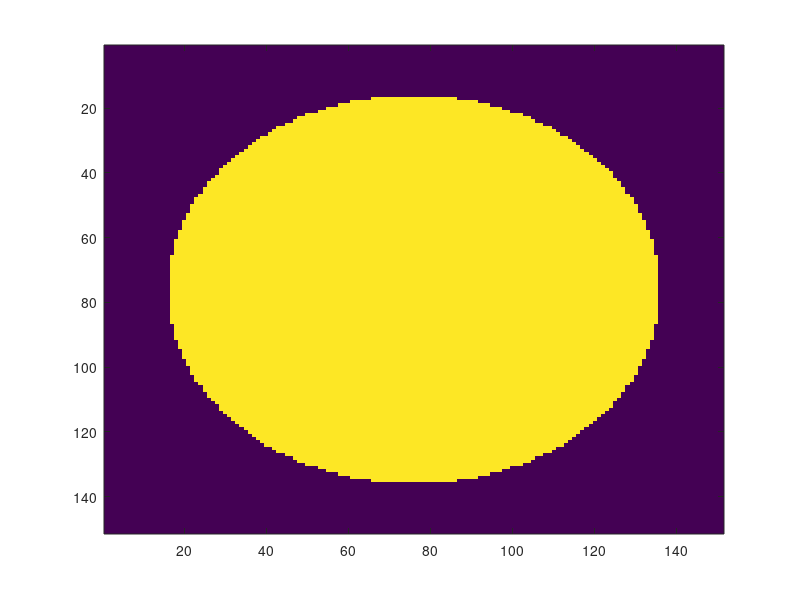
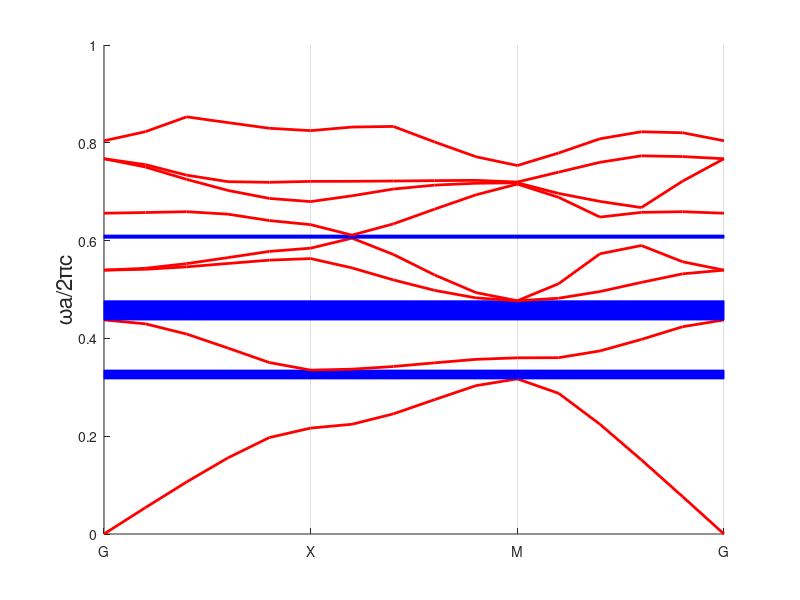

Source code (MATLAB) for these figures, in order: (Note: this script raises an error after producing the figures.)
%Programa para calcular la estructura de bandas de un cristal
%Fot?nico 2D por medio del m?todo de ondas planas PWE
%Referencia: Photonics Crystals, Physics and practical modeling
%Igor A. Sukhoivanov and Igor V. Guryev
%Por: Hern?n Alejandro G?mez Urrea


%Input parameters: PhC period, radius of an
%element, permittivities
%Output data: The band structure of the 2D PhC.
clear all;

%Variables l1 and l2 contain thicknesses of each
%layer within unit cell

global numG
global kxx
global kyy
global Vs
global in1
global G

%The variable a defines the period of the structure.
%It influences on results in case of the frequency
%normalization.
a=1e-6; % in meters
%The variable r contains elements radius. Here it is
%defined as a part of the period.
r=0.4*a; % in meters
%The variable eps1 contains the information about
%the relative background material permittivity.
eps1=9;
%The variable eps2 contains the information about
%permittivity of the elements composing PhC. In our
%case permittivities are set to form the structure
%perforated membrane
eps2=1;
%The variable precis defines the number of k-vector
%points between high symmetry points
precis=5;%5
%The variable nG defines the number of plane waves.
%Since the number of plane waves cannot be
%arbitrary value and should be zero-symmetric, the
%total number of plane waves may be determined
%as (nG*2-1)^2
nG=4; %4
%The variable precisStruct defines contains the
%number of nodes of discretization mesh inside in
%unit cell discretization mesh elements.
precisStruct=150;
%The following loop carries out the definition
%of the unit cell. The definition is being
%made in discreet form by setting values of inversed

%dielectric function to mesh nodes.
nx=1;
for countX=-a/2:a/precisStruct:a/2
ny=1;
    for countY=-a/2:a/precisStruct:a/2
%The following condition allows to define the circle
%with of radius r
        if(sqrt(countX^2+countY^2)<r)
%Setting the value of the inversed dielectric
%function to the mesh node
            struct(nx,ny)=1/eps2;
%Saving the node coordinate
            xSet(nx)=countX;
            ySet(ny)=countY;
        else
            struct(nx,ny)=1/eps1;
            xSet(nx)=countX;
            ySet(ny)=countY;
        end
        ny=ny+1; 
    end
    nx=nx+1; 
end

imagesc(struct); %Para visualizar la estructura

%The computation of the area of the mesh cell. It is
%necessary for further computation of the Fourier
%expansion coefficients.
dS=(a/precisStruct)^2;%Lo estamos tomando sobre la divisi?n mas
%peque?a
%Forming 2D arrays of nods coordinates
xMesh=meshgrid(xSet(1:length(xSet)-1));%note que este es un vector fila
yMesh=meshgrid(ySet(1:length(ySet)-1))';%note que este es un vector columna
%En Matlab la coma indica esto
%Transforming values of inversed dielectric function
%for the convenience of further computation
structMesh=struct(1:length(xSet)-1,...
       1:length(ySet)-1)*dS/(max(xSet)-min(xSet))^2;%Esto para la 
   %integracion
%Defining the k-path within the Brilluoin zone. The
%k-path includes all high symmetry points and precis
%points between them
%Se parametriza teniendo en cuenta precis, est? me dar? el n?mero 
%de puntos a considerar
%Note que se construye kx y ky de tal manera que contengan todo el conjunto

%GX En este ky=0 para todo kx entre 0 y pi/a

kx(1:precis+1)=0:pi/a/precis:pi/a;
ky(1:precis+1)=zeros(1,precis+1);
%XM
%En este camino kx=pi/a para todo  ky entre 0 y pi/a
kx(precis+2:precis+precis+1)=pi/a;
ky(precis+2:precis+precis+1)=...
                       pi/a/precis:pi/a/precis:pi/a;
%MG 
%En este tenemos una l?nea recta que se recorre desde (pi/a,pi/a) hasta 
% (0,0), por eso el menos en el contador, para este caso kx=ky
kx(precis+2+precis:precis+precis+1+precis)=...
                    pi/a-pi/a/precis:-pi/a/precis:0;
ky(precis+2+precis:precis+precis+1+precis)=...
                    pi/a-pi/a/precis:-pi/a/precis:0;
%After the following loop, the variable numG will
%contain real number of plane waves used in the
%Fourier expansion
numG=1;
%The following loop forms the set of reciprocal
%lattice vectors.
for Gx=-nG*2*pi/a:2*pi/a:nG*2*pi/a
    for Gy=-nG*2*pi/a:2*pi/a:nG*2*pi/a
        G(numG,1)=Gx;
        G(numG,2)=Gy;
        numG=numG+1;
    end
end

%The next loop computes the Fourier expansion
%coefficients which will be used for matrix
%differential operator computation.
for countG=1:numG-1
  for countG1=1:numG-1
     CN2D_N(countG,countG1)=sum(sum(structMesh.*...
     exp(1i*((G(countG,1)-G(countG1,1))*...
     xMesh+(G(countG,2)-G(countG1,2))*yMesh))));
  end
end
%The next loop computes matrix differential operator
%in case of TE mode. The computation
%is carried out for each of earlier defined
%wave vectors.
for countG=1:numG-1
 for countG1=1:numG-1
  for countK=1:length(kx)%este cuenta sobre los vectores de en la ZIB
   M(countK,countG,countG1)=...
CN2D_N(countG,countG1)*((kx(countK)+G(countG,1))*...
                       (kx(countK)+G(countG1,1))+...
(ky(countK)+G(countG,2))*(ky(countK)+G(countG1,2)));

  end
 end
end
%The computation of eigen-states is also carried
%out for all wave vectors in the k-path.
for countK=1:length(kx)
%Taking the matrix differential operator for current
%wave vector.
  MM(:,:)=M(countK,:,:);
%Computing the eigen-vectors and eigen-states of
%the matrix
  [D V]=eig(MM);
%Transforming matrix eigen-states to the form of
%normalized frequency.
  dispe(:,countK)=sqrt(V*ones(length(V),1))*a/2/pi;
end


%Plotting the band structure
%Creating the output field
figure(3);
%Creating axes for the band structure output.
ax1=axes;
%Setting the option
%drawing without cleaning the plot
hold on;
%Plotting the first 8 bands
for u=1:8
  plot(abs(dispe(u,:)),'r','LineWidth',2);
%If there are the PBG, mark it with blue rectangle
  if(min(dispe(u+1,:))>max(dispe(u,:)))
    rectangle('Position',[1,max(dispe(u,:)),...
    length(kx)-1,min(dispe(u+1,:))-...
               max(dispe(u,:))],'FaceColor','b',...
                                'EdgeColor','b');
  end
end
%Signing Labeling the axes
set(ax1,'xtick',...
              [1 precis+1 2*precis+1 3*precis+1]);
set(ax1,'xticklabel',['G';'X';'M';'G']);
ylabel('\omegaa/2\pic','FontSize',16);
%xlabel('Wavevector','FontSize',16);
xlim([1 16])
set(ax1,'XGrid','on');

%%%%%%%%%%%%%%%%%%%%%%%%%%%%%%%%%%%%%%%%%%%%%%%%%%%%%%%%%%%%%%%%%%%
%Hasta aqu? relaci?n de dispersi?n
%%%%%%%%%%%%%%%%%%%%%%%%%%%%%%%%%%%%%%%%%%%%%%%%%%%%%%%%%%%%%%%%% 
   
    
%%%%%%%%%%%%%%%%%%%%%%%%%%%%%%%%%%%%%%%%%%%%%%%%%%%%%%%%%%%%%%%%%%%
%Ahora vamos a considerar el perfil del campo para alg?n valor de k,
%en la ZIB
%%%%%%%%%%%%%%%%%%%%%%%%%%%%%%%%%%%%%%%%%%%%%%%%%%%%%%%%%%%%%%%%%%%
kxx=0*pi/(a);%cambiar este dependiendo del valor de k que quiera 
%considerar
%Falta definir la frecuencia, este valor me va a dar todos los
%autovalores de la matriz para el respectivo k, decidir cual voy a
%considerar
kyy=0*pi/(a)
 
%The next loop computes matrix differential operator
%in case of TE mode. The computation
%is carried out for each of earlier defined
%wave vectors.
%Calculo la matriz para el valor de k=(kxx,kyy) escogido
for countG=1:numG-1
 for countG1=1:numG-1
   MM1(countG,countG1)=...
CN2D_N(countG,countG1)*((kxx+G(countG,1))*...
                       (kxx+G(countG1,1))+...
(kyy+G(countG,2))*(kyy+G(countG1,2)));

  end
end

%Computing the eigen-vectors and eigen-states of
%the matrix
[V,D]=eig(MM1);
%Transforming matrix eigen-states to the form of
%normalized frequency.

%Here we sort eigen-values obtained and normalize
%them
[d,ind] = sort(diag(D));%Da los autovalores ordenados
Ds = D(ind,ind);%Matriz diagonal con los autovalores ordenados
Vs = V(:,ind);%Eigenvectores ordenados
%ind representa el numero de la banda a la que le quiero calcular la
%frecuencia para el respectivo k

in1=4;%n?mero de banda
freq=sqrt(abs(Ds(in1,in1)))*a/2/pi;

figure(2);
%Disabling window cleaning before plot of next graph
%hold on;

%Norma al cuadrado de Hz (Hz*Hz^*)
FieldHz=Field(xMesh,yMesh).*conj(Field(xMesh,yMesh));

imagesc(FieldHz); %Para visualizar el campo
%Funciones
%Calcular la dependencia del campo con respecto a x.
%Se toman los autovalores para cada banda y se desarrolla en la base de
%ondas planas



function H = Field(x,y)
global numG
global kxx
global kyy
global Vs
global in1
global G

H=0;
countt=0;
    for countG=1:numG-1
     countt=countt+1;
     H = H+Vs(countt,in1)*exp(1i*((kxx+G(countG,1)*x)+ ...
         (kyy+G(countG,2)*y)));
     end
end



   
   
